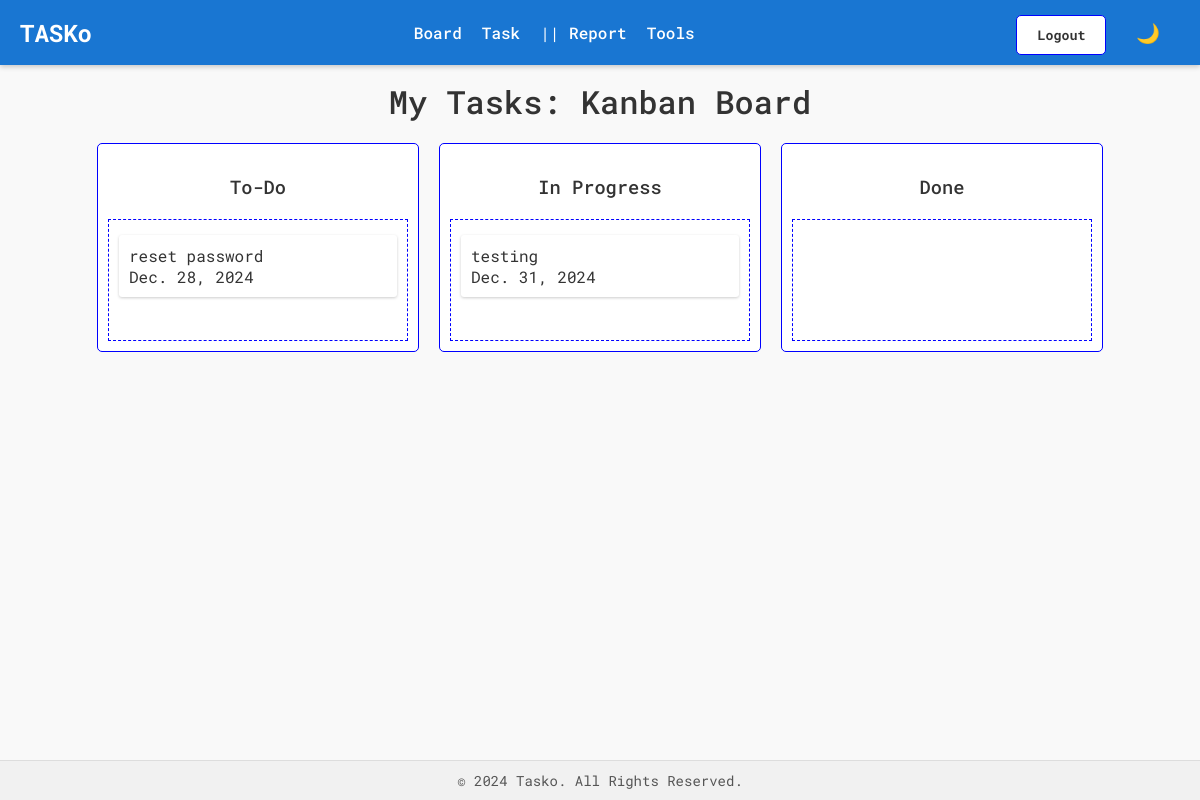
Page /tasks/ (signed in) on the earlier database version.
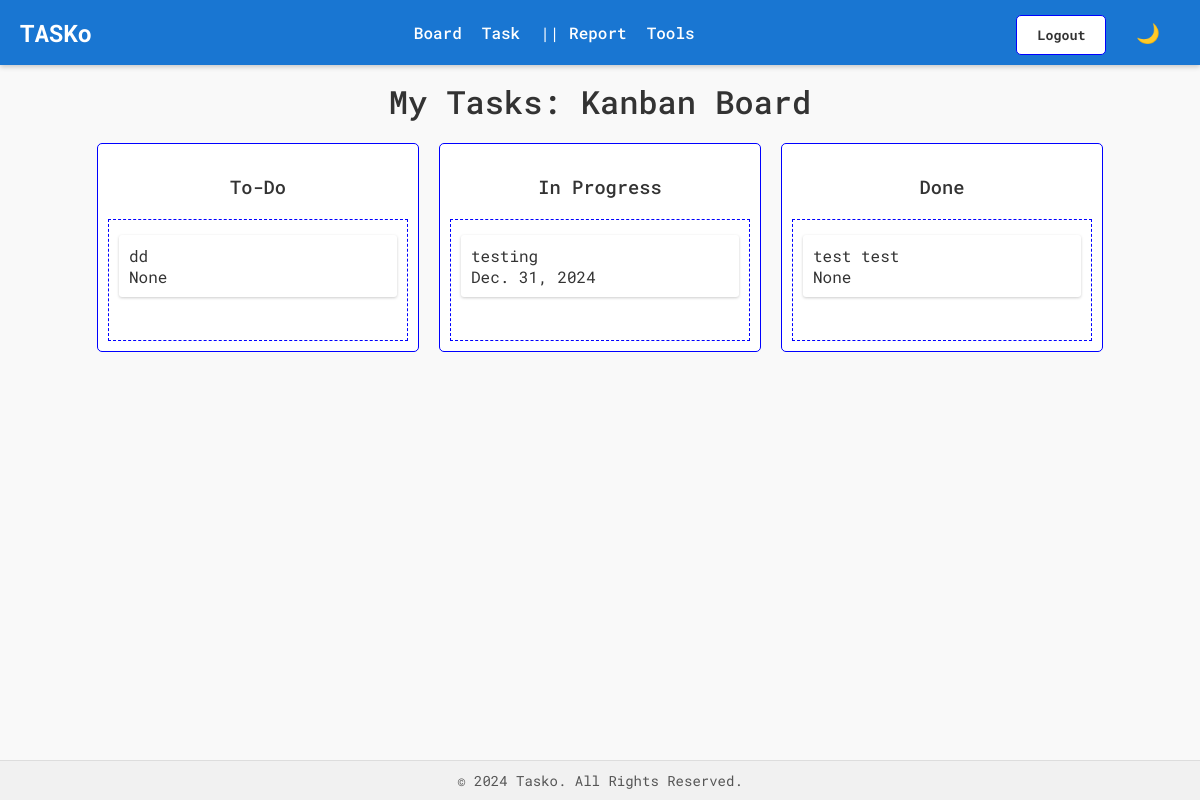
Same page on the later database version.
### task/models.py (models this page shows)
class Task(models.Model):
  STATUS_CHOICES = [
    ("To-Do", "To-Do"),
    ("In Progress", "In Progress"),
    ("Done", "Done"),
  ]
  PRIORITY_CHOICES = [
    ("Low", "Low"),
    ("Medium", "Medium"),
    ("High", "High"),
  ]
  task_title = models.CharField(max_length=255, verbose_name="Title")
  task_description = models.TextField(blank=True, null=True, verbose_name="Description")
  task_status = models.CharField(max_length=20, choices=STATUS_CHOICES, default="To-Do")
  task_priority = models.CharField(max_length=20, choices=PRIORITY_CHOICES, default="Medium", verbose_name="Priority")
  task_assigned_to = models.ForeignKey(User, on_delete=models.SET_NULL, blank=True, null=True, related_name="assigned_tasks", verbose_name="Assigned To")
  task_created_at = models.DateTimeField(auto_now_add=True)
  task_updated_at = models.DateTimeField(auto_now=True, verbose_name="Last Updated")
  task_deadline = models.DateField(blank=True, null=True, verbose_name="Deadline")
  task_closed_at = models.DateTimeField(null=True, blank=True) # Track close date
  task_column = models.ForeignKey('board.Column', on_delete=models.CASCADE, null=True, blank=True, related_name="tasks")

### task/views.py (the view)
# urls.py: path('', views.task_kanban, name='task_kanban'),  # Default route to the task list view
@login_required
def task_kanban(request):
    messages.info(request, "Please log in to view your tasks.")
    tasks = Task.objects.filter(task_assigned_to=request.user)
    return render(request, 'task/task_kanban.html', {'tasks': tasks})

### task/templates/task/task_kanban.html (shortened to what this page needs)
{% extends "base.html" %}
{% block content %}
<h1>My Tasks: Kanban Board</h1>
<div id="kanban">
  <div class="kanban-column">
      <h3>To-Do</h3>
      <div class="task-container" id="todo">
          {% for task in tasks %}
              {% if task.task_status == 'To-Do' %}
              <div class="task" data-id="{{ task.id }}" onclick="openTaskModal({{ task.id }})">
                  {{ task.task_title }}
                  <br>
                  {{ task.task_deadline }}
              </div>
              {% endif %}
          {% endfor %}
      </div>
  </div>
  <div class="kanban-column">
      <h3>In Progress</h3>
      <div class="task-container" id="inprogress">
          {% for task in tasks %}
              {% if task.task_status == 'In Progress' %}
              <div class="task" data-id="{{ task.id }}" onclick="openTaskModal({{ task.id }})">
                {{ task.task_title }}
                <br>
                {{ task.task_deadline }}
              </div>
              {% endif %}
          {% endfor %}
      </div>
  </div>
  <div class="kanban-column">
      <h3>Done</h3>
      <div class="task-container" id="done">
          {% for task in tasks %}
              {% if task.task_status == 'Done' %}
              <div class="task" data-id="{{ task.id }}" onclick="openTaskModal({{ task.id }})">
                {{ task.task_title }}
                <br>
                {{ task.task_deadline }}
              </div>
              {% endif %}
          {% endfor %}
      </div>
  </div>
</div>
{% load static %}
{% endblock %}

Differences in the rows shown:
removed Task: task_title "reset password", task_deadline "Dec. 28, 2024", shown under "To-Do"
added Task: task_title "dd", task_deadline "None", shown under "To-Do"
added Task: task_title "test test", task_deadline "None", shown under "Done"
